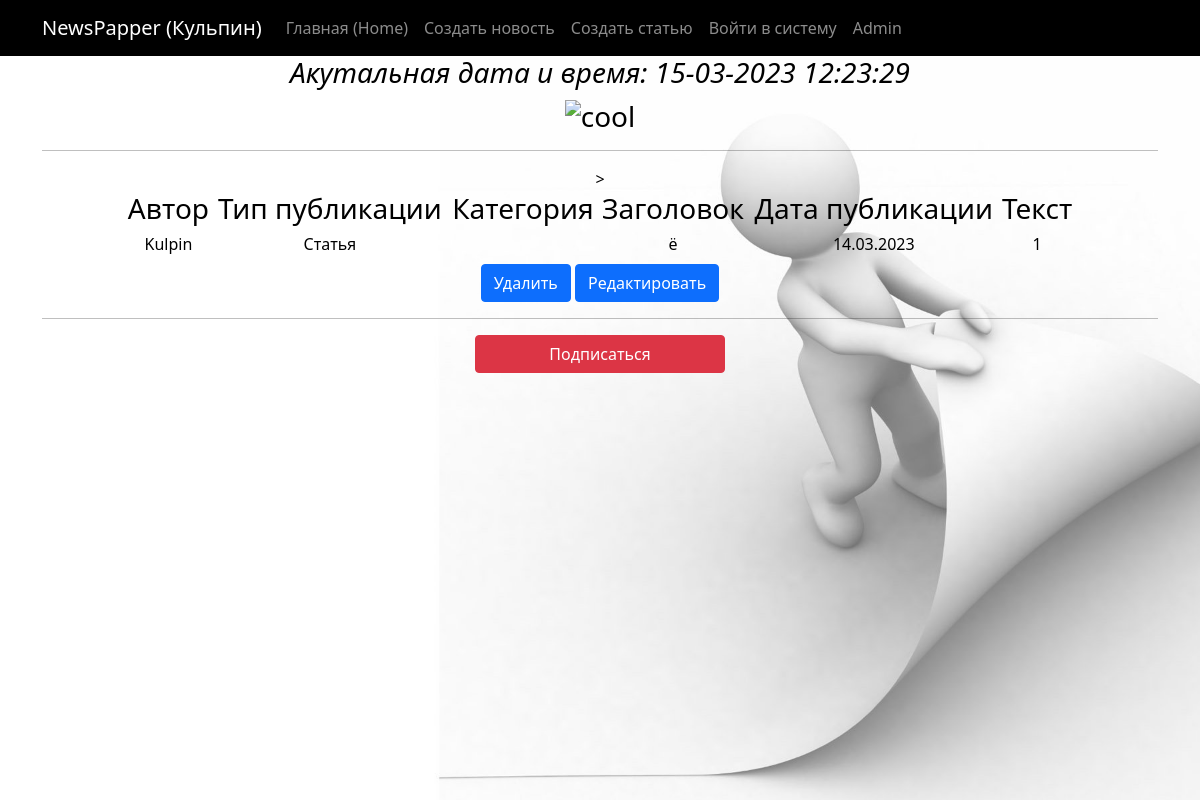
Page /news/20 on the committed database.
### news/models.py (models this page shows, shortened)
class Post(models.Model):
    article = 'AR'
    news = 'NE'
    POST_TYPES = [
        (article, 'Статья'),
        (news, 'Новость')
    ]
    author = models.ForeignKey(Author, on_delete=models.CASCADE)
    post_type = models.CharField(max_length=2, choices=POST_TYPES)
    time_created = models.DateTimeField(auto_now_add=True)
    categories = models.ManyToManyField(Category, through='PostCategory')
    title = models.CharField(max_length=255)
    text = models.TextField()
    rating = models.FloatField(default=0.0)

class Author(models.Model):
    rating = models.FloatField(default=0.0)
    user = models.OneToOneField(User, on_delete=models.CASCADE)
    def __str__(self):
        return self.user.username

### news/views.py (the view)
# urls.py: path('<int:pk>', PostDetail.as_view(), name='postdetail'),
class PostDetail(DetailView):
    model = Post
    template_name = 'news_pk.html'
    context_object_name = 'post'

### news/templatetags/custom_filters.py (called while the page is built)
@register.filter()
def currency(value, code='rub'):
   postfix = CURRENCIES_SYMBOLS[code]
   return f'{value} {postfix}'

@register.filter()
def censor(value):
   bad_words = ('скотина', 'бляха')
   if not isinstance(value, str):
      raise TypeError(f"unresolved type '{type(value)}' expected  type 'str'")
   for word in value.split():
      if word.lower() in bad_words:
         value = value.replace(word, f"{word[0]}{'*' * (len(word) - 2)}{word[-1]}")
   return value

### news/templatetags/custom_tags.py (called while the page is built)
@register.simple_tag()
def current_time(format_string='%d-%m-%Y %H:%M:%S'):
   return datetime.utcnow().strftime(format_string)

### templates/news_pk.html (shortened to what this page needs)
{% extends 'flatpages/default.html' %}
{% load custom_filters %}
{% load custom_tags %}
{% block content %}
   <h3><em>Акутальная дата и время: {% current_time '%d-%m-%Y %H:%M:%S' %}</em></h3>
   <h3><p>{{ next_sale|default_if_none:"Скоро обновление новостей!" }}<img src="https://html5-editor.net/tinymce/plugins/emoticons/img/smiley-cool.gif" alt="cool" /></p> </h3>
   <hr>
   {% if post %}
       <table>
           <tr>
               <td><h3>Автор</h3></td>
               <td><h3>Тип публикации</h3></td>
               <td><h3>Категория</h3></td>
               <td><h3>Заголовок</h3></td>
               <td><h3>Дата публикации</h3></td>
               <td><h3>Текст</h3></td>
           </tr>
           <tr>
               <td><h6>{{ post.author | currency:'Fi' | censor}}</h6></td>
               <td><h6>{{ post.get_post_type_display }}</h6></td>
               <td><h6>{% for category in post.categories.all %}  {{categories}} {% endfor %} </h6></td>
               <td><h6>{{ post.title | censor}}</h6></td>
               <td><h6>{{ post.time_created|date:'j.m.Y' }}</h6></td>
               <td><h6>{{ post.text | censor }}</h6></td>>
           </tr>
       </table>
   {% else %}
       <h2>Постов нет!!</h2>
   {% endif %}
<a class="btn btn-primary" href="{% url 'post_delete' post.id %}"> Удалить </a>
<a class="btn btn-primary" href="{% url 'post_update' post.id %}"> Редактировать </a>
<hr>
<button type="button" class="btn btn-danger" href=" ">Подписаться</button>
{% endblock content %}

### templates/news_pk.html (style rules this page uses)
table { width: 950px; margin: auto; }
td { text-align: center; }
button { width: 250px; margin: auto; }

### rows in the picture
Post: author|censor "Kulpin", post_type "Статья", title|censor "ё", time_created "14.03.2023", text|censor "1"
